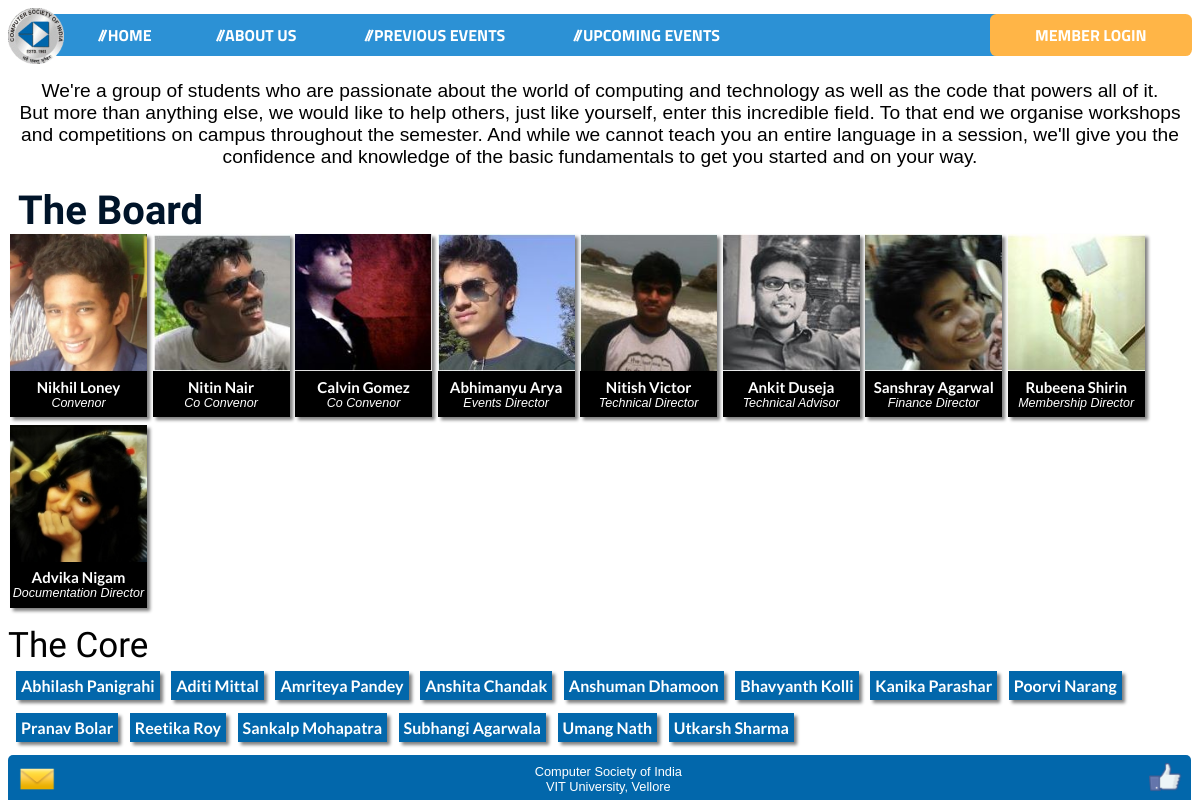
/aboutUS.php, run on the app's committed database.
### tables this page shows
CREATE TABLE IF NOT EXISTS `committee` (
  `id` int(11) NOT NULL AUTO_INCREMENT,
  `name` varchar(100) NOT NULL,
  `post` varchar(100) NOT NULL,
  `position` varchar(100) NOT NULL,
  `image` varchar(500) NOT NULL,
  PRIMARY KEY (`id`)
);

### aboutUS.php (the view, shortened to what this page needs)
<?php
include("lib/connection.php");
?>
<?php
$q1= "SELECT * from `committee` WHERE `position`='board' ORDER by `id`";
$rs1= $mysqli->query($q1);
$q2= "SELECT * from `committee` WHERE `position`='core2' ORDER by `name` ASC";
$rs2= $mysqli->query($q2);
?>
<!DOCTYPE html>
<html>
<head>
	<link href="styles/style1.css" rel="stylesheet" type="text/css"/>
   </head>
<body style="margin-bottom:0px;" onresize="resize()" onload="resize()">
<?php
include("header_comm.php");
if(isset($_SESSION['login_stat']))
{
	include("logged_in.php");
}
else
{
include("memberlogin.php");
}
?>
<p style="font-family:'Merriweather Sans', 'Arial'; font-weight:300; text-align:center; font-size:1.2em; margin-top: 80px;">We're a group of students who are passionate about the world of computing and technology as well as the code that powers all of it.<br> But more than anything else, we would like to help others, just like yourself, enter this incredible field. To that end we organise workshops and competitions on campus throughout the semester. And while we cannot teach you an entire language in a session, we'll give you the confidence and knowledge of the basic fundamentals to get you started and on your way. </p>
	<h1 style="font-family:'Francois One','Arial',serif; font-size:40px; font-weight:700; position:static; margin:0px; color:#001429; margin-left: 10px;">
		The Board</h1>
	<div style="width:100%; position:static; top:10px; margin:0; height:auto;">
    <?php
	$row=0;
	while($row_data= $rs1->fetch_array())
	{
		$row++;?><div class= "picContainer"><img src="uploaded/<?php echo $row_data['image'];?>" class="boardPics"><p class="caption"><?php echo $row_data['name'];?><br><?php echo $row_data['post'];?></p></div>
        <?php } ?>
	</div>
	<div id="Core" style="position:static;">
	<h1 style="position:static; font-family:'Francois One','Arial',serif; font-size:35px; font-weight:500; margin-top:10px; margin-bottom:8px">
		The Core</h1>
	<div style="position:static; margin-bottom:12px;">
    <?php
	$row=0;
	while($row_data= $rs2->fetch_array())
	{
		$row++;?><p class= "core"><?php echo $row_data['name'];?></p>
        <?php } ?>
	</div>
 <?php
	include("footer.php");
	?>
</body>
</html>

### header_comm.php
<body onresize="resize()" onload="resize()" style="background-color: white;">
	<img alt="Go Home" src="images\CroppedLogo.gif" id = "logo" onClick = "openHome()"/>
    <header id = "header">
        <a  class="link" id ="hme"  onClick="openHome()">//HOME</a>
		<a  class="link" id ="abt"  onClick="openAbout()">//ABOUT US</a>
		<a  class="link" id = "prevevt" onClick="openPrev()">//PREVIOUS EVENTS</a>
		<a  class="link" id = "upevt" onClick="openUp()">//UPCOMING EVENTS</a>
	</header>

### memberlogin.php (shortened to what this page needs)
<header id="memberlogin1" onclick="enLarge()">
	<div id = "login">MEMBER LOGIN</div>
   </header>

### footer.php (shortened to what this page needs)
<footer id="footer">
	<a href="http://www.facebook.com/csivit/" id="fblike" target="_blank" style="position:absolute; right:10px; top:8px; z-index:7">
		<img alt ="Facebook" src="images\fb.png" style="border:0; width:32px;"></a>
	<a href="mailto:askcsivit@gmail.com" id = "mailto" style = "position:absolute; left:10px; top:9px; z-index:7;">
		<img alt ="Email" src = "images\email.png" style="border:0; width:38px; height:30px;"></a>
	<div id = "footerText">Computer Society of India<br>VIT University, Vellore</div>
	</footer>
</body>
</html>

### styles/style1.css (style rules this page uses)
.link { color: white; text-decoration: none; transition: 0.35s all ease; margin-top: -3px; cursor: pointer; font-weight: 700; }
#hme { float: left; margin-left: 2.1em; }
#abt { position: relative; width: 6em; margin-left: 4em; top: -3px; }
#prevevt { position: relative; width: 6em; margin-left: 4em; top: -3px; }
#upevt { position: relative; margin-left: 4em; top: -3px; }
#login { margin-left: 1.5em; margin-right: 1.5em; margin-top: -3px; text-decoration: none; color: white; font-weight: 700; }
body { margin-bottom: 120px; font-family: 'Titillium Web', 'Arial', sans-serif; }
#footer { position: fixed; bottom: 0; left: 0.65em; height: 3.5em; margin: 0; z-index: 1; border: thick; background-color: #0267AB; text-align: center; font-family: Arial; font-size: 0.8em; color: white; border-top-left-radius: 5px; border-top-right-radius: 5px; }
#footerText { position: fixed; bottom: 0.5em; width: 100%; text-align: center; z-index: 6; }
#header { position: fixed; font-weight: 600; float: left; left: 2em; top: 0.9em; height: 1.2em; margin: 0; z-index: 1; border: thick; background-color: #2C91D5; padding-top: 0.7em; padding-bottom: 0.7em; padding-left: 2em; padding-right: 2em; border-radius: 0.4em; right: 0.5em; margin-right: 1em; }
#memberlogin1 { top: 0.9em; float: right; position: fixed; right: 0.5em; width: 180px; text-align: center; background-color: #FFB547; border: 0px solid #FFB547; height: 1.2em; border-radius: 0.4em; padding: 0.7em; float: right; transition: 0.5s all ease; -webkit-transition:0.5 all ease; z-index: 2; }
#logo { top: 0.5em; left: 0.5em; position: fixed; height: 3.5em; width: 3.5em; transition: 0.5s all ease; -webkit-transition:0.5s all ease; z-index: 4; }
.boardPics { width: 137px; height: 137px; position:relative; }
.picContainer { background-color: black; position: relative; width: 137px; height: 183px; border: 1px grey; box-shadow: 0.2em 0.2em 0.2em grey; transition: 0.5s all ease; -webkit-transition:0.5s all ease; display: inline-block; margin-left: 2px; margin-bottom: 5px; }
.caption { font-family: 'Arial', 'sans-serif'; color:white; top: -12px; font-size: 12.5px; position: relative; text-align: center; font-style: italic; }
.caption:first-line { font-family: 'Lato', 'Arial', 'sans-serif'; font-size: 15px; font-weight: 700; font-style: normal; }
.core { font-family: 'Lato', 'Arial', sans-serif; background-color: #0267AB; color: white; font-weight: 700; border: 1px grey; box-shadow: 0.2em 0.2em 0.2em grey; transition: 0.5s all ease; -webkit-transition:0.5s all ease; position: relative; display: inline-block; margin-top: -5px; margin-left: 8px; padding:5px; width: auto; }
a { text-decoration: none; color: white; }

### data on the page
committee: image (picture), name "Nikhil Loney", post "Convenor"
committee: image (picture), name "Nitin Nair", post "Co Convenor"
committee: image (picture), name "Calvin Gomez", post "Co Convenor"
committee: image (picture), name "Abhimanyu Arya", post "Events Director"
committee: image (picture), name "Nitish Victor", post "Technical Director"
committee: image (picture), name "Ankit Duseja", post "Technical Advisor"
committee: image (picture), name "Sanshray Agarwal", post "Finance Director"
committee: image (picture), name "Rubeena Shirin", post "Membership Director"
committee: image (picture), name "Advika Nigam", post "Documentation Director"
committee: name "Abhilash Panigrahi"
committee: name "Aditi Mittal"
committee: name "Amriteya Pandey"
committee: name "Anshita Chandak"
committee: name "Anshuman Dhamoon"
committee: name "Bhavyanth Kolli"
committee: name "Kanika Parashar"
committee: name "Poorvi Narang"
committee: name "Pranav Bolar"
committee: name "Reetika Roy"
committee: name "Sankalp Mohapatra"
committee: name "Subhangi Agarwala"
committee: name "Umang Nath"
committee: name "Utkarsh Sharma"
